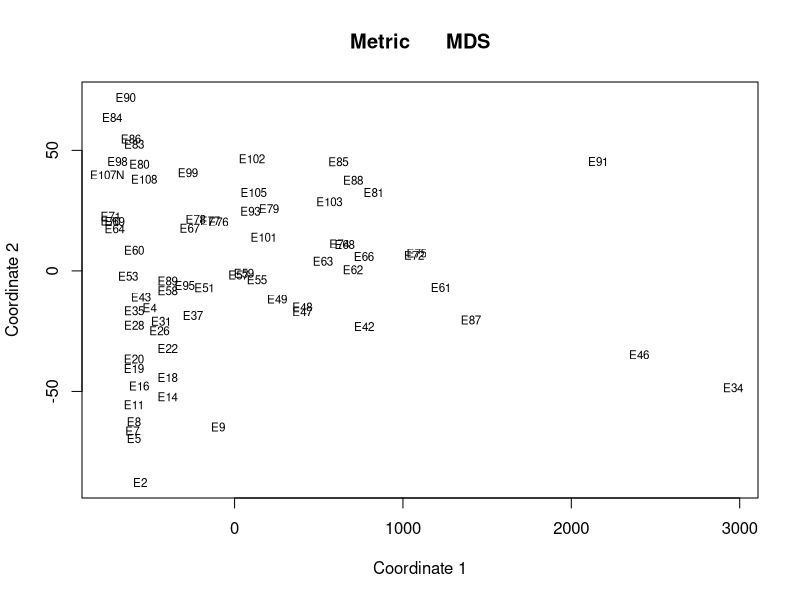

Generate this figure with R:
# Classical MDS
# N rows (objects) x p columns (variables)
# each row identified by a unique row name

data <- read.csv("data.txt", na.strings="?")
data <- data[complete.cases(data), ]
rownames(data) <- data[, 1]
mydata<- subset(data, select = c("ERECTED","LENGTH","LANES"))
d <- dist(mydata) # euclidean distances between the rows
fit <- cmdscale(d,eig=TRUE, k=2) # k is the number of dim
fit # view results

# plot solution 
x <- fit$points[,1]
y <- fit$points[,2]
plot(x, y, xlab="Coordinate 1", ylab="Coordinate 2", 
     main="Metric	MDS",	type="n")
text(x, y, labels = row.names(mydata), cex=.7)